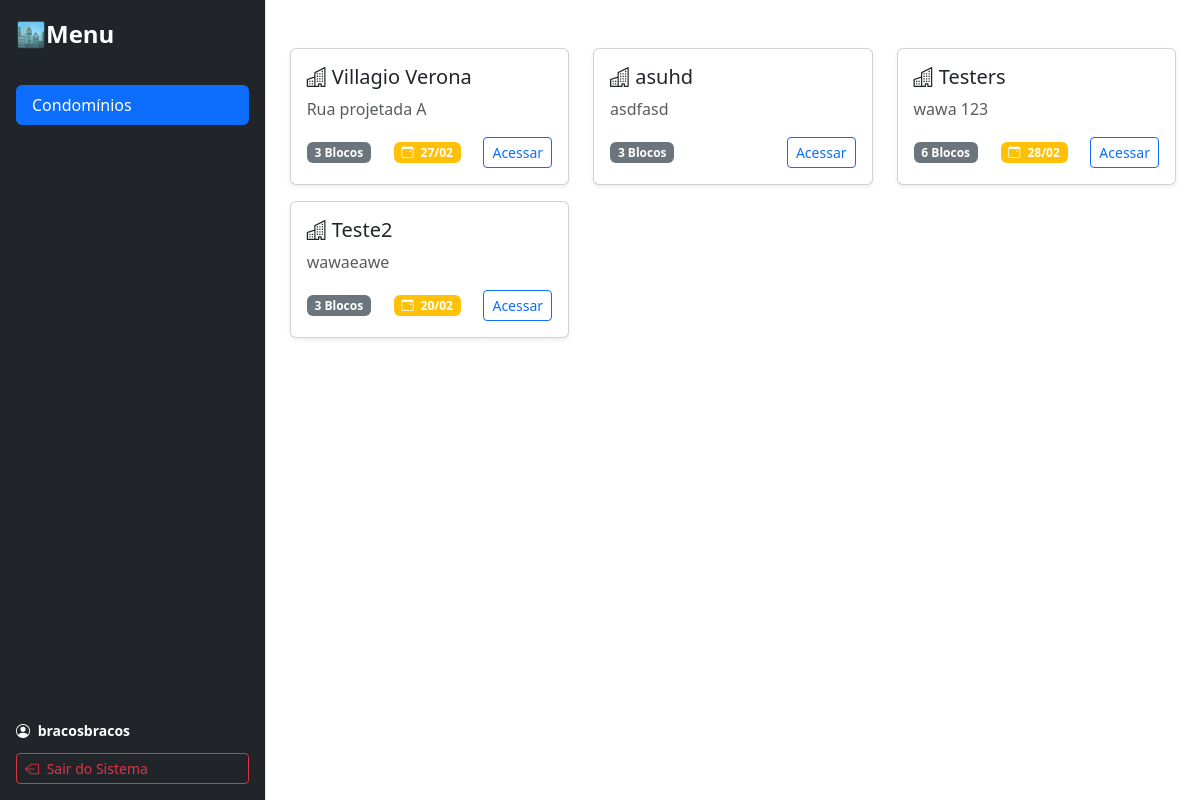
Before: / (signed in) with the older database file.
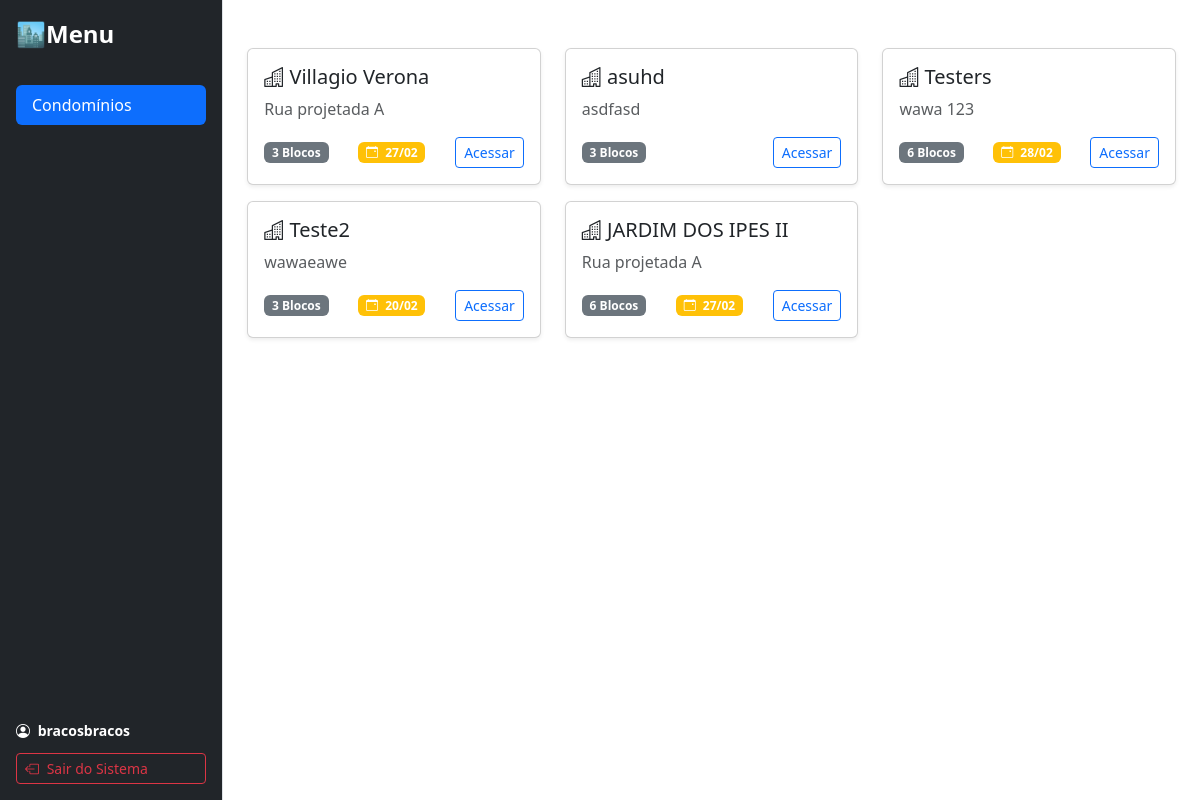
After: the same page with the newer database file.
### core/models.py (models this page shows, shortened)
class Condominio(models.Model):
    nome = models.CharField(max_length=100)
    endereco = models.CharField(max_length=255, blank=True)
    data_criacao = models.DateTimeField()
    data_inicio = models.DateField(null=True, blank=True, verbose_name="Início do Serviço")
    data_fim = models.DateField(null=True, blank=True, verbose_name="Fim do Serviço")
    usuarios = models.ManyToManyField(User, blank=True, related_name='condominios', help_text="Usuários que podem ver TODOS os blocos deste condomínio.")
    qtd_andares_padrao = models.PositiveIntegerField(default=0, help_text="Padrão para os blocos deste condomínio")
    qtd_ap_por_andar_padrao = models.PositiveIntegerField(default=0, help_text="Padrão de aptos por andar")
    qtd_saloes_festas = models.PositiveIntegerField(default=0, verbose_name="Qtd. Salões de Festas", help_text="Cria automaticamente um bloco de Áreas Comuns")

### core/views.py (the view)
# urls.py: path('', views.index, name='index'),
@login_required(login_url='/login/') # Se não estiver logado, chuta para a tela de login
def index(request):
    if request.user.is_superuser:
        condominios = Condominio.objects.all()
    else:
        condominios = Condominio.objects.filter(
            Q(usuarios=request.user) | Q(blocos__usuarios=request.user)
        ).distinct() # distinct() evita que o condomínio apareça duplicado na lista
    return render(request, 'core/index.html', {'condominios': condominios})

### core/templates/core/index.html (shortened to what this page needs)
{% extends 'core/base.html' %}
{% block conteudo %}
    <div class="row">
        {% for condominio in condominios %}
            <div class="col-md-4 mb-3">
                <div class="card shadow-sm h-100">
                    <div class="card-body">
                        <h5 class="card-title">
                            <i class="bi bi-buildings"></i> {{ condominio.nome }}
                        </h5>
                        <p class="card-text text-muted">
                            {{ condominio.endereco|default:"Sem endereço cadastrado" }}
                        </p>
                        <div class="d-flex justify-content-between align-items-center mt-auto">
                        <span class="badge bg-secondary">
                            {{ condominio.blocos.count }} Blocos
                        </span>
                            {% if condominio.data_fim %}
                                <span class="badge {% if condominio.data_fim < hoje %}bg-success{% else %}bg-warning{% endif %}">
                                    <i class="bi bi-calendar-event me-1"></i>
                                    {{ condominio.data_fim|date:"d/m" }}
                                </span>
                            {% endif %}
                            <a href="{% url 'detalhe_condominio' pk=condominio.pk %}" class="btn btn-sm btn-outline-primary">Acessar</a>
                        </div>
                    </div>
                </div>
            </div>
        {% empty %}
            <div class="alert alert-info">
                Nenhum condomínio cadastrado ainda. Vá ao Admin para criar um.
            </div>
        {% endfor %}
    </div>
{% endblock %}

Changed rows visible on the page:
added Condominio: nome "JARDIM DOS IPES II", endereco "Rua projetada A", blocos.count "6", data_fim "27/02"
